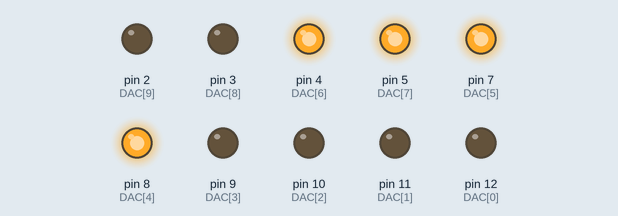
This sketch was run on a simulated Arduino Uno, built with avr-gcc and run on an emulated ATmega328P. Shown: output pins drawn as LEDs (lit = HIGH).

Above: at 0.05 s.
At 4.95 s:
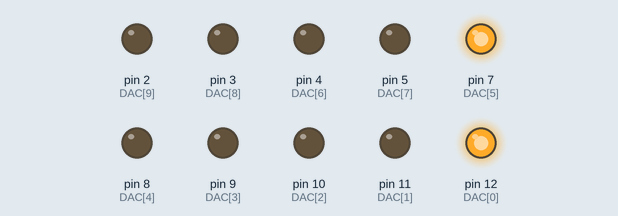
At 9.95 s:
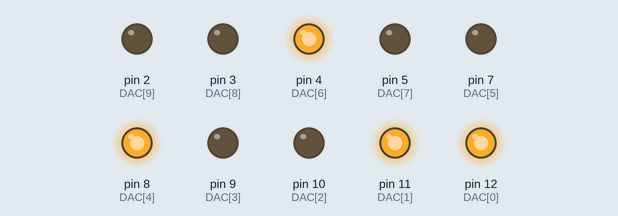
At 19.96 s:
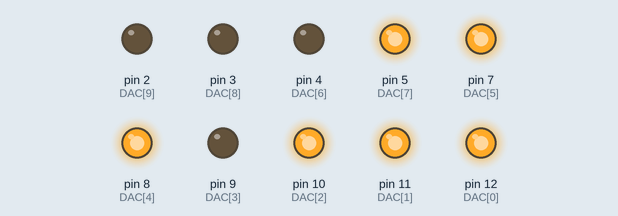
At 29.86 s:
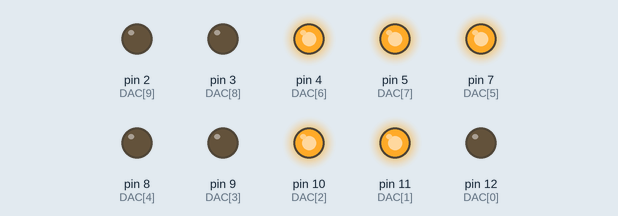
At 39.87 s:
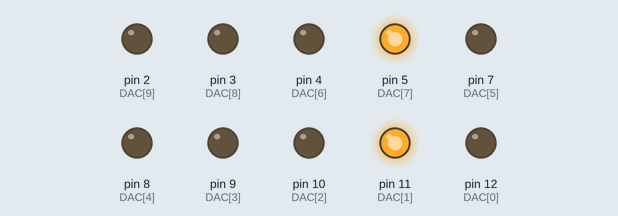
Timing chart, 0 to 40.0 s (numbered marks = the images above):
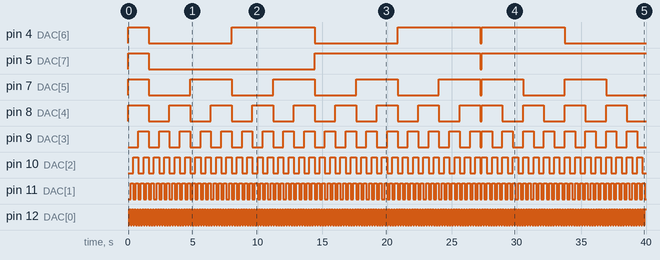

The sketch:

DACtest.ino
```cpp
#define DAC_SIZE 10
#define LASER_MIN 240
#define LASER_MAX 512

int DAC[DAC_SIZE] = {12,11,10,9,8,7,4,5,3,2};
int brightness = LASER_MIN;    // how bright the LED is
int fadeAmount = 1;    // how many points to fade the LED by


void setup() {
  // put your setup code here, to run once:
  for (int thisPin = 0; thisPin < DAC_SIZE; thisPin++) {
    pinMode(DAC[thisPin], OUTPUT);
  }
  //DACSetValue(1023);
}

uint16_t DAClevel =0;

void loop() {
  // put your main code here, to run repeatedly:
    DACSetValue(brightness);

  // change the brightness for next time through the loop:
  brightness = brightness + fadeAmount;

  // reverse the direction of the fading at the ends of the fade:
  if (brightness <= LASER_MIN || brightness >= LASER_MAX) {
    fadeAmount = -fadeAmount;
  }
  // wait for 30 milliseconds to see the dimming effect
  delay(100);
}

void DACSetValue(uint16_t value){
  if(value>1023){value=1023;}
  uint16_t mask = 0x001;
  for(int i=0;i<DAC_SIZE;i++){
    digitalWrite(DAC[i],value & mask);
    mask = mask<<1;
  }
}
```

Measured:
- by itself, pin 4 (DAC[6]): LOW → HIGH at 0.00 s, → LOW 1.6 s later, → HIGH 6.4 s later, → LOW 6.4 s later, … (8 changes in this stretch)
- by itself, pin 5 (DAC[7]): goes HIGH 1.6 s, LOW 12.8 s, HIGH 12.8 s, LOW 0.10 s, then HIGH
- by itself, pin 7 (DAC[5]): goes HIGH 1.6 s, 4 × (LOW 3.2 s, HIGH 3.2 s), LOW 0.10 s, HIGH 3.2 s, LOW 3.2 s, HIGH 3.2 s, then LOW
- by itself, pin 8 (DAC[4]): goes 8 × (HIGH 1.6 s, LOW 1.6 s), HIGH 1.6 s, LOW 0.10 s, 3 × (HIGH 1.6 s, LOW 1.6 s), HIGH 1.6 s, then LOW
- by itself, pin 9 (DAC[3]): goes 16 × (HIGH 0.80 s, LOW 0.80 s), HIGH 0.80 s, LOW 0.10 s, 7 × (HIGH 0.80 s, LOW 0.80 s), HIGH 0.80 s, then LOW
- by itself, pin 10 (DAC[2]): goes 33 × (HIGH 0.40 s, LOW 0.40 s), HIGH 0.40 s, LOW 0.10 s, 15 × (HIGH 0.40 s, LOW 0.40 s), HIGH 0.40 s, then LOW
- by itself, pin 11 (DAC[1]): goes 67 × (HIGH 0.20 s, LOW 0.20 s), HIGH 0.20 s, LOW 0.10 s, 31 × (HIGH 0.20 s, LOW 0.20 s), HIGH 0.20 s, then LOW
- by itself, pin 12 (DAC[0]): alternates HIGH for 0.10 s and LOW for 0.10 s
